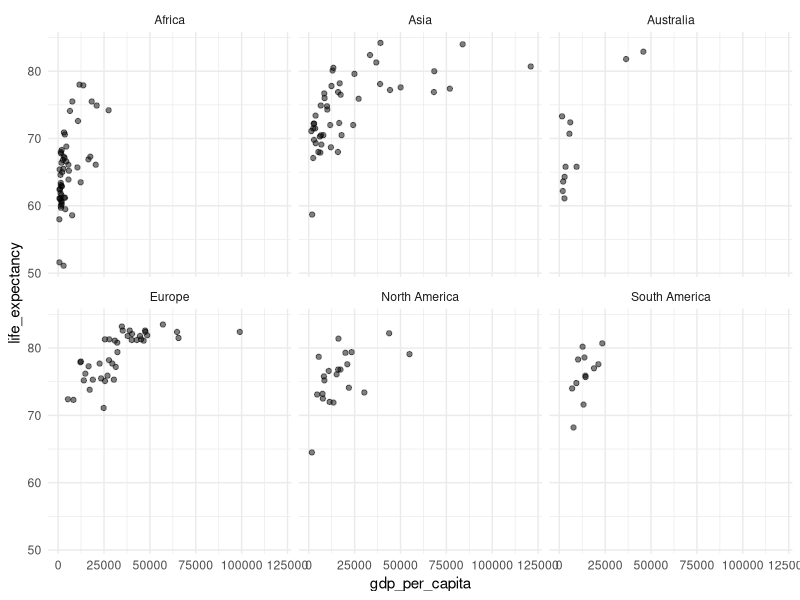

R code for this plot:
## ---- chunk 1
library(here)
library(readr)
library(ggplot2)
## ---- chunk 2
life_expectancy_by_gdp <- read_csv(here("data", "life-expectancy-by-gdp.csv"))
## ---- chunk 3
life_expectancy_by_gdp |>
  ggplot(aes(x = gdp_per_capita, y = life_expectancy)) +
  geom_point(alpha = 0.5) +
  facet_wrap(~region) +
  theme_minimal()
